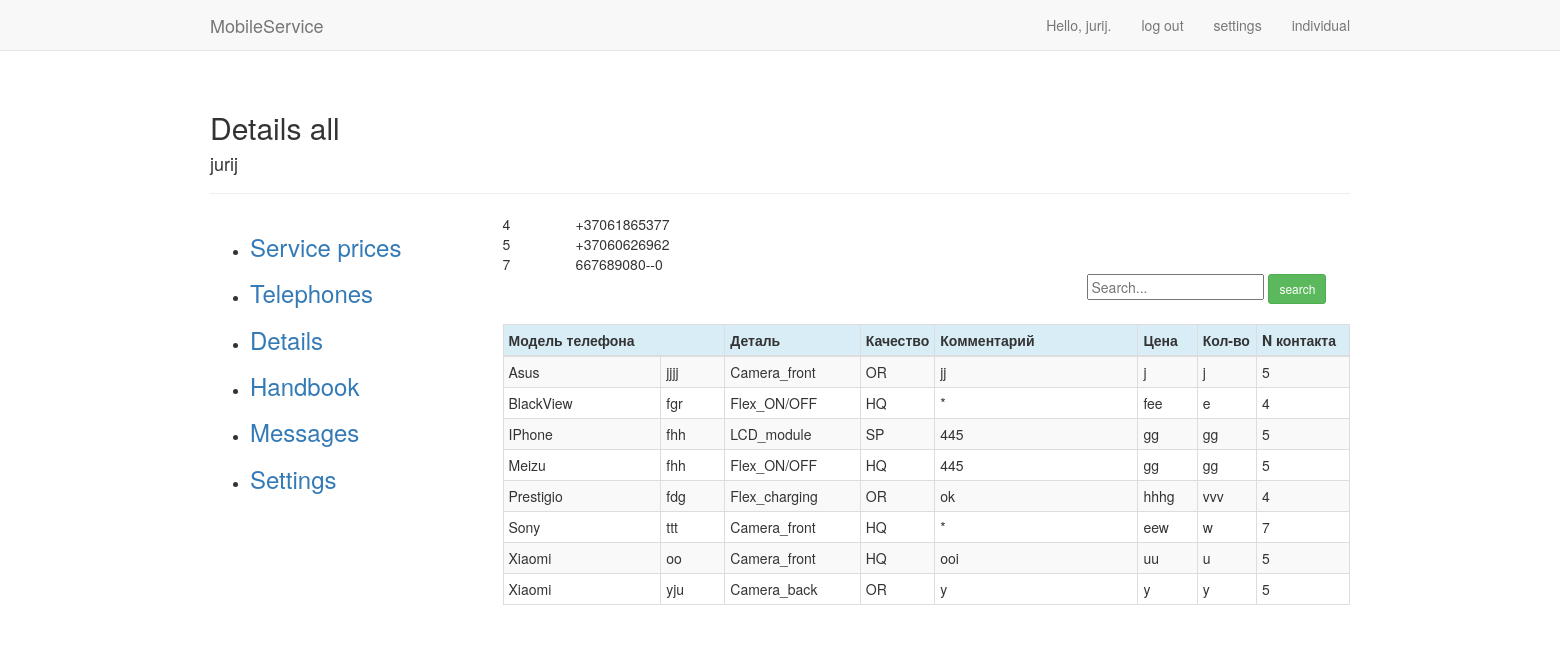
/users/details_all/ (signed in), run on the app's committed database.
### send_email/models.py (models this page shows)
class Settings_common(models.Model):
    VIS = 'Yes'
    INVIS = 'No'
    DETAIL_VISIBILITY = ((VIS, 'Yes'), (INVIS, 'No'))
    number_reg_letter = models.CharField(max_length=5, default='NUM')
    number_reg_start = models.IntegerField(default=0)
    message_send_start = models.CharField(max_length=5, default='9.00')
    message_send_finish = models.CharField(max_length=5, default='17.00')
    details_visible = models.CharField(max_length=10, choices=DETAIL_VISIBILITY)
    type_message = models.CharField(max_length=20)
    contact_number = models.CharField(max_length=20)
    free_set = models.CharField(max_length=20, choices=DETAIL_VISIBILITY)
    owner = models.ForeignKey(User, on_delete=models.CASCADE)

### users/models.py (models this page shows)
class Details(models.Model):
    SAM = 'Samsung'
    ALK = 'Alkatel'
    ASE = 'Aser'
    AMI = 'Amigo'
    AMO = 'Amoi'
    APL = 'IPhone'
    ASU = 'Asus'
    BBR = 'BlackBerry'
    BVI = 'BlackView'
    BLU = 'BLU'
    BQ = 'BQ'
    CAT = 'CAT'
    CAP = 'Caterpillar'
    COO = 'Coolpad'
    CUB = 'Cubot'
    DOO = 'Doogee'
    DOR = 'Doro'
    EST = 'Estar'
    ELE = 'Elephone'
    GIG = 'Gigabyte'
    GET = 'Getnord'
    GOO = 'Google'
    HTC = 'HTC'
    HP = 'HP'
    HOM = 'HomTom'
    KAZ = 'Kazam'
    MYP = 'MyPhone'
    NOU = 'Nous'
    ONE = 'OnePlus'
    OUK = 'Oukitel'
    PRE = 'Prestigio'
    ZTE = 'ZTE'
    ZOP = 'Zopo'
    HUA = 'Huawei'
    LEN = 'Lenovo'
    SON = 'Sony'
    LG = 'LG'
    MEI = 'Meizu'
    XIA = 'Xiaomi'
    MIR = 'Microsoft'
    NOK = 'Nokia'
    OTH = '------->'
    """детали"""
    LCD_MOD = 'LCD_module'
    LCD = 'LCD'
    TOU = 'Touch'
    FLEX_CH = 'Flex_charging'
    FLEX_ON = 'Flex_ON/OFF'
    FLEX_CAM = 'Flex_camera'
    BAT = 'Battery'
    CAM_FR = 'Camera_front'
    CAM_BC = 'Camera_back'
    BC = 'Back_cover'
    """качество"""
    SP = 'SP'
    OR = 'OR'
    HQ = 'HQ'
    COPY = 'COPY'
    """видимость другим"""
    VIS = 'Yes'
    INVIS = 'No'
    BRAND = ((APL, 'IPhone'), (SAM, 'Samsung'), (HUA, 'Huawei'), (MEI, 'Meizu'), (XIA, 'Xiaomi'), (NOK, 'Nokia'),
        (MIR, 'Microsoft'), (PRE, 'Prestigio'), (SON, 'Sony'), (ALK, 'Alcatel'), (ASU, 'Asus'), (ASE, 'Aser'),
        (AMI, 'Amigo'), (AMO, 'Amoi'), (BVI, 'BlackView'), (BLU, 'BLU'), (BQ, 'BQ'), (BBR, 'BlackBerry'),
        (CAT, 'CAT'), (CAP, 'Caterpillar'), (COO, 'Coolpad'), (CUB, 'Cubot'), (DOO, 'Doogee'), (DOR, 'Doro'),
        (ELE, 'Elephone'), (EST, 'Estar'), (GIG, 'Gigabyte'), (GET, 'Getnord'), (GOO, 'Google'), (HTC, 'HTC'),
        (HOM, 'HomTom'), (HP, 'HP'), (KAZ, 'Kazam'), (LEN, 'Lenovo'), (LG, 'Lg'), (MYP, 'MyPhone'),
        (NOU, 'Nous'), (ONE, 'OnePlus'), (OUK, 'Oukitel'), (ZOP, 'Zopo'), (ZTE, 'ZTE'), (OTH, '------->'))
    DETAIL = ((BAT,'Battery'),(BC,'Back_cover'),(CAM_BC,'Camera_back'),(CAM_FR,'Camera_front'),(FLEX_CH,'Flex_charging'),
        (FLEX_ON,'Flex_ON/OFF'),(FLEX_CAM,'Flex_camera'),(LCD_MOD,'LCD_module'),(LCD,'LCD'),(TOU,'Touch'))
    QUALITY = ((SP,'SP'),(OR,'OR'),(HQ,'HQ'),(COPY,'COPY'))
    DETAIL_VISIBILITY = ((VIS,'Yes'),(INVIS,'No'))
    user_model = models.CharField(max_length=20, choices = BRAND)
    user_model_1 = models.CharField(max_length=20)
    user_detail = models.CharField(max_length=20, choices = DETAIL)
    detail_quality = models.CharField(max_length=10,choices = QUALITY)
    detail_comment = models.CharField(max_length=20,default='*')
    detail_price = models.CharField(max_length=5)
    detail_quantity = models.CharField(max_length=5)
    owner = models.ForeignKey(User, on_delete=models.CASCADE)
    detail_visible = models.CharField(max_length=10, choices = DETAIL_VISIBILITY)

### users/views.py (the view)
# urls.py: path('details_all/', views.details_all, name= 'details_all'),
@login_required
def details_all(request):
    details_all = Details.objects.order_by('user_model', 'user_model_1')
    set_2 = []
    set_3 = {}
    all_owners = Settings_common.objects.order_by('owner')
    for all_owner in all_owners:
        if all_owner.details_visible == 'Yes':
            set_2.append(all_owner.owner_id)
            set_3[all_owner.owner_id]= all_owner.contact_number
    context = {'details_all': details_all,'set_2':set_2,'set_3': set_3}
    return render(request, 'users/details_all.html', context)

### users/templates/users/details_all.html (shortened to what this page needs)
{% extends "mobile/base_1.html" %}
{% load bootstrap3 %}
{% block header %}
  <h2>Details all</h2><h4>{{user.username}}</h4>
{% endblock header %}
{% block content %}
  <table>
    {% for key, value in set_3.items %}
      <div class="row">
        <div class="col-xs-12 col-sm-1">
          {{ key }}
        </div>
        <div class="col-xs-12 col-sm-2">
          {{ value }}
        </div>
      </div>
    {% endfor %}
  </table>
  <div class="row">
    <div class="col-xs-12 col-sm-offset-8">
      <form action="{% url 'users:details_all_search' %}" method="get" autocomplete="off" >
        <input name="q" type="text" placeholder="Search...">
        <button type="submit" class="btn btn-success btn-sm">search</button>
      </form>
    </div>
  </div>
  <div class="row">
    <div class="col-xs-12 col-sm-8">
    </div>
  </div>
  <table class="table table-striped table-bordered table-condensed table-hover">
    <thead>
      <tr class="info">
        <th colspan="2">Модель телефона</th>
        <th style="width:16%">Деталь</th>
        <th style="width:8%">Качество</th>
        <th style="width:24%">Комментарий</th>
        <th style="width:7%">Цена</th>
        <th style="width:7%">Кол-во</th>
        <th style="width:11%">N контакта</th>
      </tr>
    </thead>
    <tbody>
    {% for detail_all in details_all %}
      {% if detail_all.owner_id in set_2 %}
        {% if detail_all.detail_visible == 'Yes' %}
          <tr>
            <td>{{detail_all.user_model}}</td>
            <td>{{detail_all.user_model_1}}</td>
            <td>{{detail_all.user_detail}}</td>
            <td>{{detail_all.detail_quality}}</td>
            <td>{{detail_all.detail_comment}}</td>
            <td>{{detail_all.detail_price}}</td>
            <td>{{detail_all.detail_quantity}}</td>
            <td>{{detail_all.owner_id}}</td>
          </tr>
        {% endif %}
      {% endif %}
    {% endfor %}
    </tbody>
  </table>
{% endblock content %}

### mobile/templates/mobile/base_1.html (shortened to what this page needs)
{% load bootstrap3 %}
<!DOCTYPE html>
<html lang="en">
  <head>
    {% bootstrap_css %}
  </head>
  <body>
    <nav class="navbar navbar-default navbar-static-top">
      <div class="container">
        <div class="navbar-header">
          <a class="navbar-brand" href="{% url 'mobile:index' %}">
              MobileService</a>
        </div>
        <div id="navbar" class="navbar-collapse collapse">
          <ul class="nav navbar-nav navbar-right">
            {% if user.is_authenticated %}
              <li><a>Hello, {{ user.username }}.</a></li>
              <li><a href="{% url 'users:logout' %}">log out</a></li>
              <li><a href="{% url 'send_email:settings_common' %}">settings</a></li>
              <li><a href="{% url 'users:individual' %}">individual</a></li>
            {% else %}
              <li><a href="{% url 'users:register' %}">register</a></li>
              <li><a href="{% url 'users:login' %}">log in</a></li>
            {% endif %}
          </ul>
        </div>
      </div>
    </nav>
    <div class="container">
      <div class="page-header">
        {% block header %}{% endblock header %}
        </div>
      <div class="row">
        <div class="col-xs-12 col-sm-3">
          <ul class="rounded">
            <li><a href="{% url 'users:service_prices' %}"><h3>Service prices</h3></a></li>
            <li><a href="{% url 'mobile:telephones' %}"><h3>Telephones</h3></a></li>
            <li><a href="{% url 'users:details' %}"><h3>Details</h3></a></li>
            <li><a href="{% url 'users:handbook' %}"><h3>Handbook</h3></a></li>
            <li><a href="{% url 'send_email:messages' %}"><h3>Messages</h3></li>
            <li><a href="{% url 'send_email:settings_common' %}"><h3>Settings</h3></a></li>
          </ul>
        </div>
        <div class="col-xs-12 col-sm-9">
          <div>
           {% block content %}{% endblock content %}
          </div>
        </div>
    </div>
  </body>
</html>

### data on the page
Settings_common: set_3 "+37061865377"
Settings_common: set_3 "+37060626962"
Settings_common: set_3 "667689080--0"
Details: user_model "Asus", user_model_1 "jjjj", user_detail "Camera_front", detail_quality "OR", detail_comment "jj", detail_price "j", detail_quantity "j", owner_id "5"
Details: user_model "BlackView", user_model_1 "fgr", user_detail "Flex_ON/OFF", detail_quality "HQ", detail_comment "*", detail_price "fee", detail_quantity "e", owner_id "4"
Details: user_model "IPhone", user_model_1 "fhh", user_detail "LCD_module", detail_quality "SP", detail_comment "445", detail_price "gg", detail_quantity "gg", owner_id "5"
Details: user_model "Meizu", user_model_1 "fhh", user_detail "Flex_ON/OFF", detail_quality "HQ", detail_comment "445", detail_price "gg", detail_quantity "gg", owner_id "5"
Details: user_model "Prestigio", user_model_1 "fdg", user_detail "Flex_charging", detail_quality "OR", detail_comment "ok", detail_price "hhhg", detail_quantity "vvv", owner_id "4"
Details: user_model "Sony", user_model_1 "ttt", user_detail "Camera_front", detail_quality "HQ", detail_comment "*", detail_price "eew", detail_quantity "w", owner_id "7"
Details: user_model "Xiaomi", user_model_1 "oo", user_detail "Camera_front", detail_quality "HQ", detail_comment "ooi", detail_price "uu", detail_quantity "u", owner_id "5"
Details: user_model "Xiaomi", user_model_1 "yju", user_detail "Camera_back", detail_quality "OR", detail_comment "y", detail_price "y", detail_quantity "y", owner_id "5"

### other printed values
{{ user.username }} "jurij"
{{ key }} "4" "5" "7"
